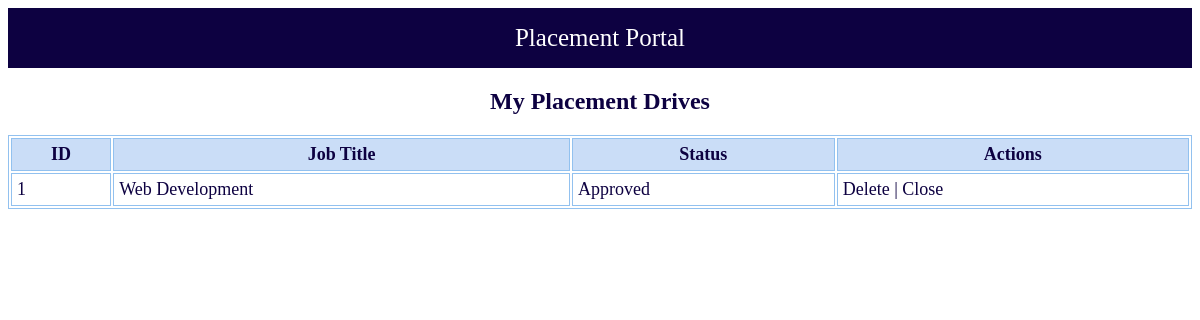
Before: /admin/drives (signed in) with the older database file.
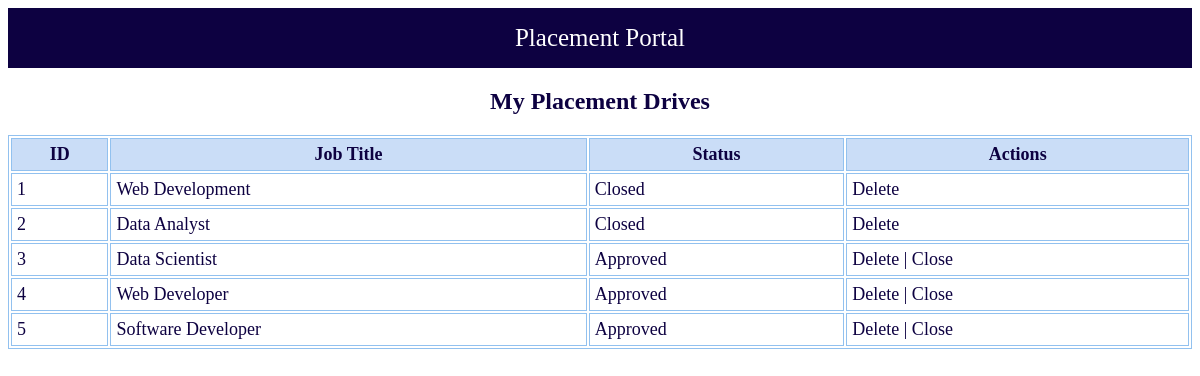
After: the same page with the newer database file.
### tables this page shows
CREATE TABLE drives(
        id INTEGER PRIMARY KEY AUTOINCREMENT,
        company_id INTEGER,
        job_title TEXT,
        skills TEXT,
        experience TEXT,
        salary TEXT,
        status TEXT DEFAULT 'pending',
        FOREIGN KEY(company_id) REFERENCES companies(id)
    );

### app.py (the view)
@app.route("/admin/drives")
def admin_drives():
    if "admin" not in session:
        return redirect("/")
    db = get_db()
    drives = db.execute("""
        SELECT drives.*, companies.name AS company_name
        FROM drives
        JOIN companies ON drives.company_id = companies.id
    """).fetchall()
    return render_template("admin/drives.html", drives=drives)

### database.py (called while the page is built)
def get_db():
    conn = sqlite3.connect("placement.db")
    conn.row_factory = sqlite3.Row
    return conn

### templates/admin/drives.html
{% extends "base.html" %}
{% block content %}
<h2>My Placement Drives</h2>
<table class="table-border">
    <tr>
        <th>ID</th>
        <th>Job Title</th>
        <th>Status</th>
        <th>Actions</th>
    </tr>
    {% for d in drives %}
    <tr>
        <td>{{ d.id }}</td>
        <td>{{ d.job_title }}</td>
        <td>
            {% if d.status == "pending" %}
            <a href="/admin/approve_drive/{{ d.id }}">Approve</a> |
            <a href="/admin/reject_drive/{{ d.id }}">Reject</a>
            {% elif d.status == "approved" %}
            <span>Approved</span>
            {% elif d.status == "rejected" %}
            <span>Rejected</span>
            {% elif d.status == "closed" %}
            <span>Closed</span>
            {% endif %}
        </td>
        <td>
            <a href="/company/delete_drive/{{ d.id }}" onclick="return confirm('Are you sure?')">
                Delete
            </a>
            {% if d.status == "approved" %}
            <a href="/company/close_drive/{{ d.id }}">
                | Close
            </a>
            {% endif %}
        </td>
    </tr>
    {% endfor %}
</table>
{% endblock %}

### templates/base.html (shortened to what this page needs)
<!DOCTYPE html>
<html lang="en">
<head>
    <link rel="stylesheet" href="{{ url_for('static', filename='style.css') }}">
</head>
<body>
    <nav>
        <div>
            <a class="head" href="/">Placement Portal</a>
        </div>
    </nav>
    <div>
        {% block content %}
        {% endblock %}
    </div>
</body>
</html>

### static/style.css (style rules this page uses)
.head { background: #0d0141; display: block; color: white; padding: 16px; text-decoration: none; font-size: 25px; text-align: center; }
h2 { color: #0d0141; text-align: center; }
a { text-decoration: none; color: #0d0141; font-size: 18px; }
.table-border { border: 1px solid #92c1ef; width: 100%; color: #0d0141; }
.table-border th, .table-border td { border: 1px solid #92c1ef; padding: 5px; font-size: 18px; }
th { background-color: #caddf7; }

Changed rows visible on the page:
changed drives "Web Development": status "Approved | Close" → "Closed"
added drives: id "2", job_title "Data Analyst", status "Closed"
added drives: id "3", job_title "Data Scientist", status "Approved"
added drives: id "4", job_title "Web Developer", status "Approved"
added drives: id "5", job_title "Software Developer", status "Approved"
